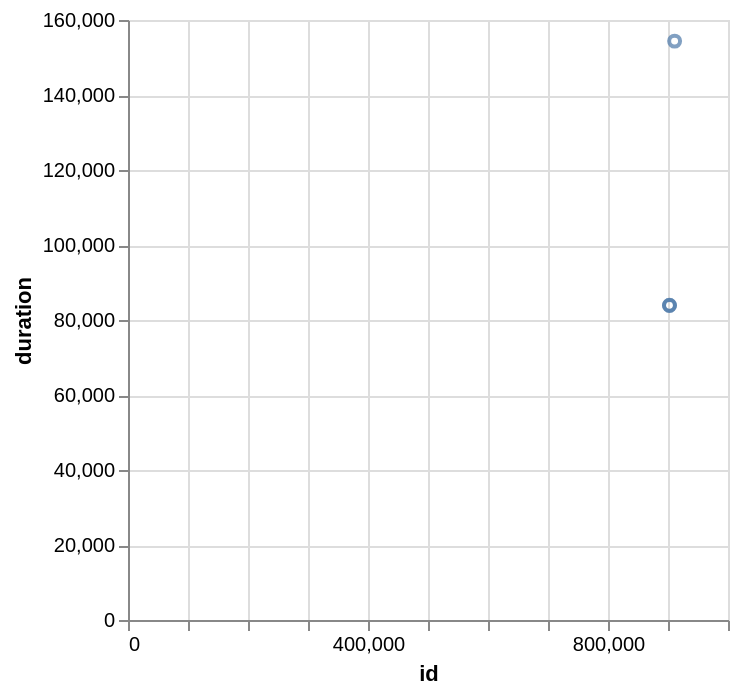

This figure's Vega-Lite source:
### Vega-Lite specification from a JSON file in a GitHub repository (floating-point values rounded to 4 significant figures)
{"data": {"values": [{"x_data": 911017, "y_data": 154368}, {"x_data": 902480, "y_data": 83921}, {"x_data": 902481, "y_data": 83888}]}, "mark": "point", "encoding": {"x": {"field": "x_data", "type": "quantitative", "title": "id"}, "y": {"field": "y_data", "type": "quantitative", "title": "duration"}}}
